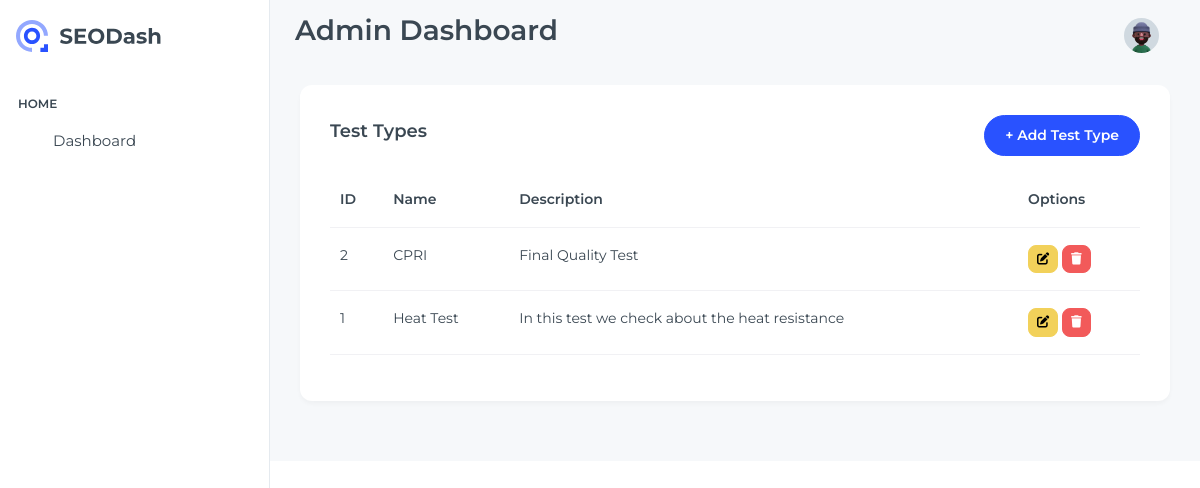
Page /test_type.php (signed in) on the committed database.
### tables this page shows
CREATE TABLE `testtypes` (
  `test_type_id` int(11) NOT NULL,
  `name` varchar(100) DEFAULT NULL,
  `description` text DEFAULT NULL
);

### test_type.php (the view, shortened to what this page needs)
<?php
include './components/connnection.php';
?>
<!doctype html>
<html lang="en">
<head>
  <link rel="stylesheet" href="assets/css/styles.min.css" />
  <link rel="stylesheet" href="https://cdnjs.cloudflare.com/ajax/libs/font-awesome/6.7.2/css/all.min.css">
</head>
<body>
  <div class="page-wrapper" id="main-wrapper" data-layout="vertical" data-navbarbg="skin6" data-sidebartype="full" data-sidebar-position="fixed" data-header-position="fixed">
    <aside class="left-sidebar">
      <div>
        <div class="brand-logo d-flex align-items-center justify-content-between">
          <a href="./dashboard.php" class="text-nowrap logo-img">
            <img src="assets/images/logos/logo-light.svg" alt="" />
          </a>
        </div>
        <?php include 'components/sidebar.php'; ?>
      </div>
    </aside>
    <div class="body-wrapper">
      <?php include 'components/header.php'; ?>
      <div class="container-fluid">
        <div class="card">
          <div class="card-body">
            <div class="d-flex justify-content-between align-items-center mb-3">
              <h5 class="card-title fw-semibold">Test Types</h5>
              <button class="btn btn-primary" data-bs-toggle="modal" data-bs-target="#addModal">+ Add Test Type</button>
            </div>
            <table class="table">
              <thead>
                <tr>
                  <th>ID</th>
                  <th>Name</th>
                  <th>Description</th>
                  <th>Options</th>
                </tr>
              </thead>
              <tbody>
                <?php
                $result = $conn->query("SELECT test_type_id, name, description FROM testtypes ORDER BY test_type_id DESC");
                while ($row = $result->fetch_assoc()) {
                  echo "<tr>
                    <td>{$row['test_type_id']}</td>
                    <td>{$row['name']}</td>
                    <td>{$row['description']}</td>
                    <td>
                      <button class='btn btn-sm btn-warning' data-bs-toggle='modal' data-bs-target='#editModal{$row['test_type_id']}'><i class='fa fa-edit'></i></button>
                      <a href='test_types.php?delete_id={$row['test_type_id']}' onclick=\"return confirm('Are you sure you want to delete this test type?')\" class='btn btn-sm btn-danger'><i class='fa fa-trash'></i></a>
                    </td>
                  </tr>
                  <div class='modal fade' id='editModal{$row['test_type_id']}' tabindex='-1' aria-labelledby='editLabel{$row['test_type_id']}' aria-hidden='true'>
                    <div class='modal-dialog'>
                      <div class='modal-content'>
                        <form method='post'>
                          <div class='modal-header'>
                            <h5 class='modal-title' id='editLabel{$row['test_type_id']}'>Edit Test Type</h5>
                            <button type='button' class='btn-close' data-bs-dismiss='modal' aria-label='Close'></button>
                          </div>
                          <div class='modal-body'>
                            <input type='hidden' name='id' value='{$row['test_type_id']}'>
                            <input type='text' class='form-control mb-3' name='name' value='{$row['name']}' required>
                            <input type='text' class='form-control' name='description' value='{$row['description']}' required>
                          </div>
                          <div class='modal-footer'>
                            <button type='submit' name='edit_test_type' class='btn btn-primary'>Update</button>
                            <button type='button' class='btn btn-secondary' data-bs-dismiss='modal'>Cancel</button>
                          </div>
                        </form>
                      </div>
                    </div>
                  </div>";
                }
                ?>
              </tbody>
            </table>
          </div>
        </div>
      </div>
    </div>
  </div>
</body>
</html>

### rows in the picture
testtypes: test_type_id "2", name "CPRI", description "Final Quality Test"
testtypes: test_type_id "1", name "Heat Test", description "In this test we check about the heat resistance"

### other values in the picture
$_SESSION['role'] "Admin"
